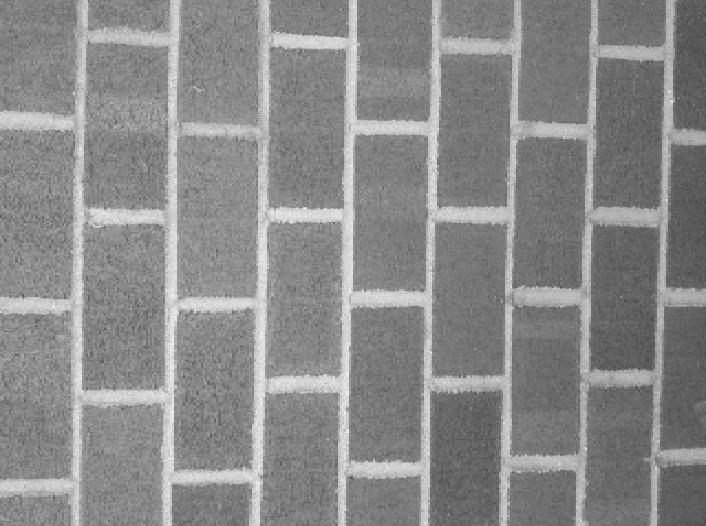
%> input picture 08_lbp_texture_similarity/input/bricks.jpg, 706 x 526 px
$ octave Assignment-8.m   (GNU Octave 9; MATLAB toolbox functions it lacks are replaced by stand-ins)
%> lines starting %> are read from the running program, lines starting %| are printed output that depends on the picture
% Reading the input images
bricks = imread("bricks.jpg");
%> bricks is the input picture: size 526x706x3 uint8; min 74, max 254, mean 137
bricks_rotated = imread("bricksRotated.jpg");
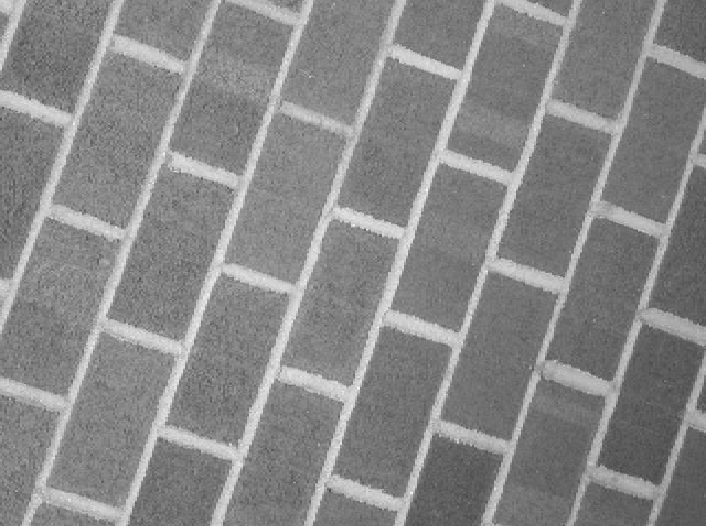
%> input picture 08_lbp_texture_similarity/input/bricksRotated.jpg, 706 x 526 px
%> bricks_rotated is the input picture: size 526x706x3 uint8; min 71, max 249, mean 135.1
carpet = imread("carpet.jpg");
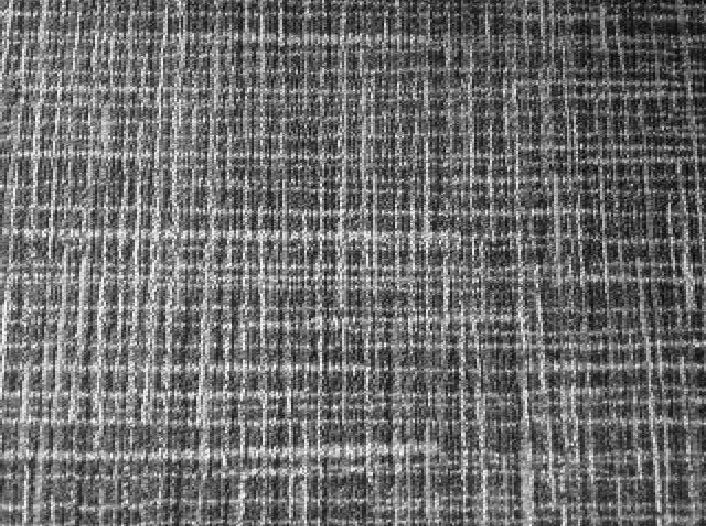
%> input picture 08_lbp_texture_similarity/input/carpet.jpg, 706 x 526 px
%> carpet is the input picture: size 526x706x3 uint8; min 0, max 255, mean 109
rice = imread("rice.png");
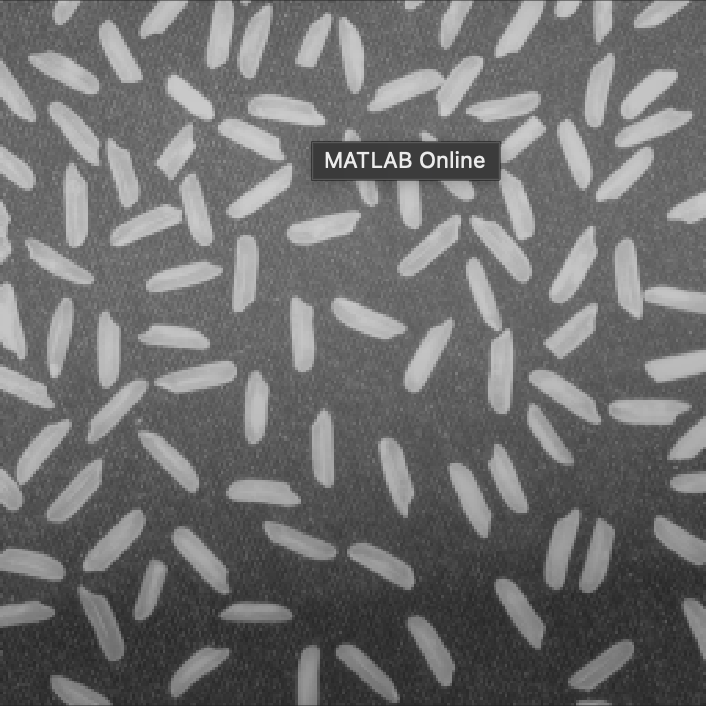
%> input picture 08_lbp_texture_similarity/input/rice.png, 706 x 706 px
%> rice is the input picture: size 706x706x3 uint8; mean R, G, B 110.3, 110.3, 110.3


% Crop the input images and store it in img1
%> (the run ends here)
